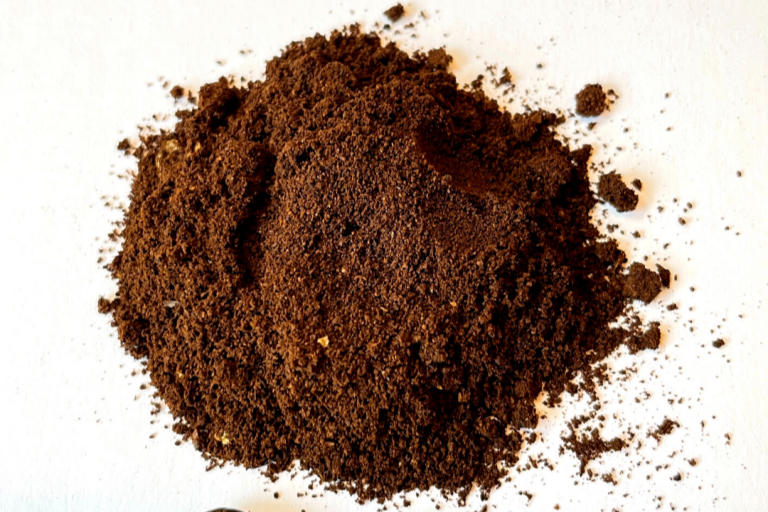
#> input picture CV2023_FinalProj/testData_1/1.png, 768 x 512 px, found by its file name; its folder holds only this picture in this run
$ python FinalProj.py   (older library calls are emulated)
#> lines starting #> are read from the running program, lines starting #| are printed output that depends on the picture
import cv2
import os
import numpy as np
import matplotlib.pyplot as plt
import pandas as pd

# Constants
IMAGE_DIR = "./CV2023_FinalProj/testData_1/"


def load_images(directory):
    # Load images from the directory
    images = []
    for file in os.listdir(directory):
        if file.endswith((".jpg", ".jpeg", ".png")):
            img_path = os.path.join(directory, file)
            img = cv2.imread(img_path)
            images.append(img)
    return images


# [17 lines left out: function unify_contrast_brightness, not called in this run]


def auto_correlation_matrix(image, window_size=3):

    image = image.astype(np.uint16)

    # Compute the derivatives of the image using Sobel kernels
    Ix = cv2.Sobel(image, cv2.CV_32F, 1, 0, ksize=3)
    Iy = cv2.Sobel(image, cv2.CV_32F, 0, 1, ksize=3)

    # Compute the elements of the structure tensor
    auto_rr_xx = cv2.GaussianBlur(Ix**2, (window_size, window_size), 0)
    auto_rr_yy = cv2.GaussianBlur(Iy**2, (window_size, window_size), 0)
    auto_rr_xy = cv2.GaussianBlur(Ix*Iy, (window_size, window_size), 0)
    auto_rr_xy = np.abs(auto_rr_xy - np.mean(auto_rr_xy))

    auto_rr_matrix = [auto_rr_xx, auto_rr_yy, auto_rr_xy]

    return auto_rr_matrix


def preprocess_image(image):
    # Convert the image to Lab color space
    lab_img = cv2.cvtColor(image, cv2.COLOR_BGR2Lab)

    # Split the Lab image into L, a, and b channels
    # L_channel
    L_channel = cv2.split(lab_img)

    blurnum = 12
    blurlist = [1, 3, 5, 9, 13, 19, 25, 31, 37, 43, 49, 55]

    _img = np.zeros((blurnum, image.shape[0], image.shape[1]))
    for i in range(blurnum):
        _img[i] = cv2.GaussianBlur(L_channel[0], (blurlist[i], blurlist[i]), 0)

    # Compute the auto-correlation matrix
    auto_corr_matrix = np.zeros((blurnum, 3, image.shape[0], image.shape[1]))
    for i in range(blurnum):
        auto_corr_matrix[i] = auto_correlation_matrix(_img[i])

    fig, axs = plt.subplots(3, 4, figsize=(26, 13))
    for i in range(blurnum):
        axs[i//4, i % 4].imshow(auto_corr_matrix[i, 2], cmap='gray')
        axs[i//4, i % 4].set_title('Gaussian Blur %d' % blurlist[i])

    plt.show()

    return _img, auto_corr_matrix


def DetectAndCompute(image, max_points):

    sift = cv2.SIFT_create()
    keypoints = sift.detect(image)
    keypoints = sorted(keypoints, key=lambda x: x.response, reverse=True)
    keypoints = keypoints[:max_points]

    keypoints, descriptors = sift.compute(image, keypoints)
    descriptors = descriptors[:max_points]

    return keypoints, descriptors


def extract_features(image):
    max_points = 1000
    keypoints, descriptors = DetectAndCompute(image, max_points)

    # Calculate the average area of keypoints
    areas = [kp.size for kp in keypoints]
    mean_area = np.mean(areas)

    # Calculate the average color values of keypoints
    colors = [image[int(kp.pt[1]), int(kp.pt[0])] for kp in keypoints]
    mean_color = np.mean(colors, axis=0)

    features = {
        'mean_area': mean_area,
        'mean_color': mean_color,
        'descriptors_size': descriptors.shape[0]
    }

    return features


# [28 lines left out: functions analyze_features, display_results, not called in this run]


def main():
    # Step 1: Image Acquisition
    images = load_images(IMAGE_DIR)
#> in load_images, img is the input picture: shape (512, 768, 3); mean B, G, R 134.2, 145.9, 166.3
#> images = 1 item

    fig = plt.figure(figsize=(21, 5))

    for i in range(len(images)):
        # Apply 3D FFT
        f = np.fft.fftn(images[i])
        # Shift zero frequency component to the center
        fshift = np.fft.fftshift(f)
        # Compute magnitude spectrum
        magnitude_spectrum = 20 * np.log(np.abs(fshift))
        # Normalize magnitude spectrum values to range [0, 1]
        magnitude_spectrum = magnitude_spectrum / 255.0

        # Display original and transformed images
        plt.subplot(2, 7, i+1), plt.imshow(images[i], cmap='gray')
        plt.title(f'Image {i+1}'), plt.xticks([]), plt.yticks([])
        plt.subplot(2, 7, i+8), plt.imshow(magnitude_spectrum, cmap='gray')
        plt.title(f'Spectrum {i+1}'), plt.xticks([]), plt.yticks([])
#> this loop made 1 pass
#> pass 1, in main, `magnitude_spectrum = 20 * np.log(np.abs(fshift))`:
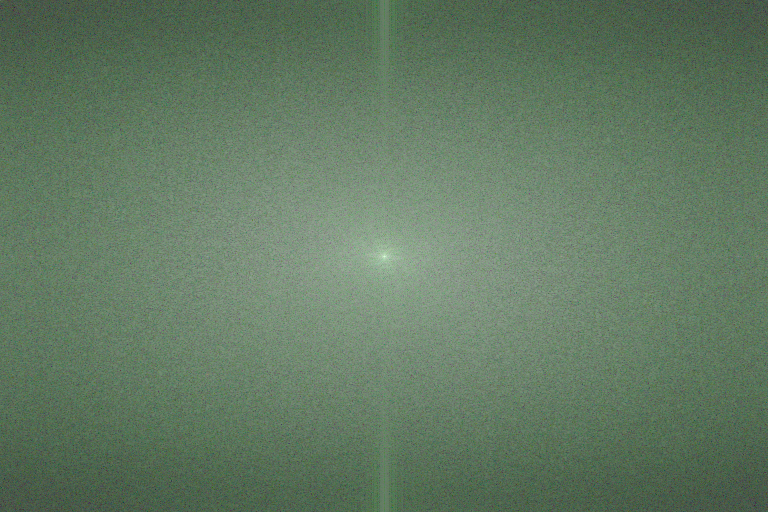
#> magnitude_spectrum: shape (512, 768, 3) float64; mean of channels 0, 1, 2 150.9, 185.4, 150.9; drawn with min black and max white
        # Display the images and their spectra
    plt.show()
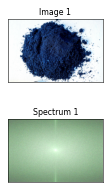
#> figure drawn by matplotlib, 2 panels; B, G, R data is drawn as R, G, B
    # Step 2: Image Preprocessing
    preprocessed_images = [preprocess_image(img)[0] for img in images]
#> in preprocess_image, `lab_img = cv2.cvtColor(image, cv2.COLOR_BGR2Lab)`: lab_img: shape (512, 768, 3); mean of channels 0, 1, 2 152.8, 135.6, 138.3
#> the loop in preprocess_image, `for i in range(blurnum):` made 12 passes
#> pass 1, in auto_correlation_matrix, `image = image.astype(np.uint16)`:
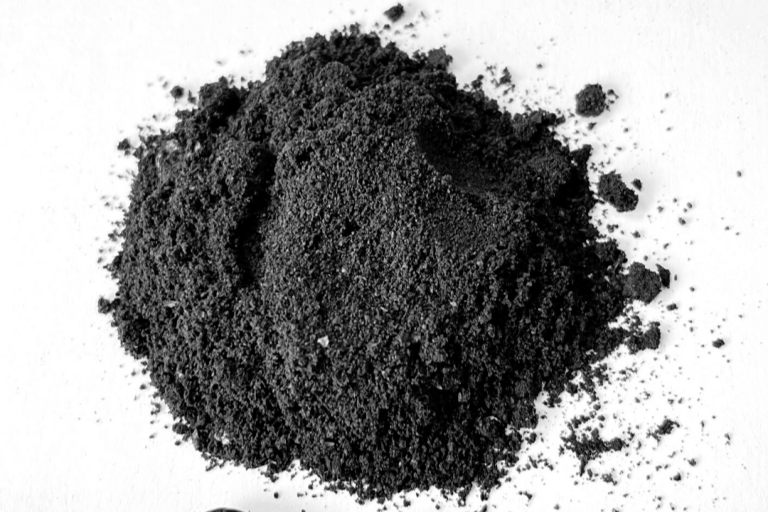
#> image: shape (512, 768) uint16; min 0, max 255, mean 152.8
#> pass 1, in auto_correlation_matrix, `Ix = cv2.Sobel(image, cv2.CV_32F, 1, 0, ksize=3)`:
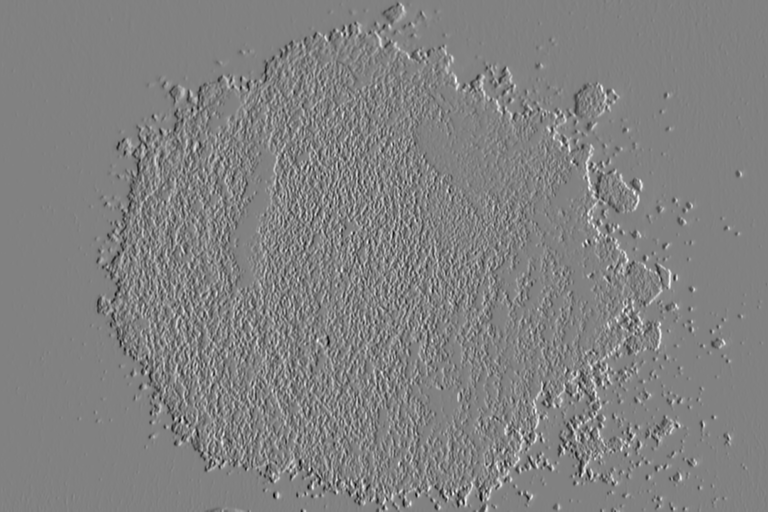
#> Ix: shape (512, 768) float32; min -810, max 784, mean 0; drawn with min black and max white
#> pass 1, in auto_correlation_matrix, `Iy = cv2.Sobel(image, cv2.CV_32F, 0, 1, ksize=3)`:
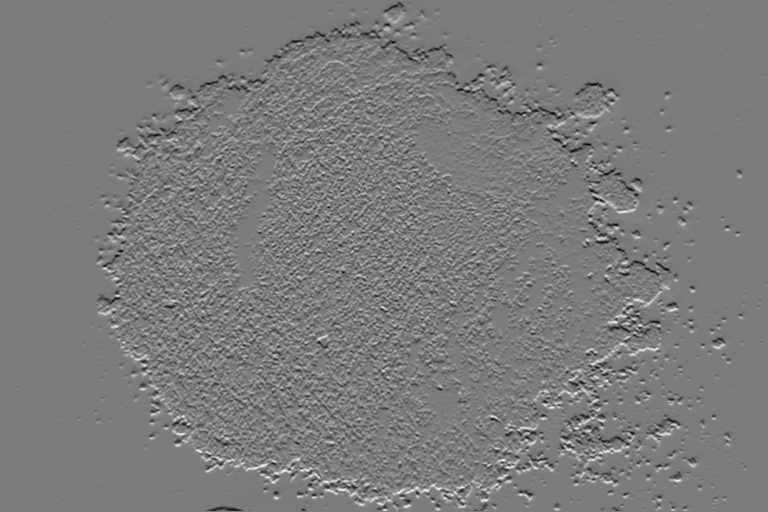
#> Iy: shape (512, 768) float32; min -732, max 771, mean -0.2; drawn with min black and max white
#> pass 1, in auto_correlation_matrix, `auto_rr_xx = cv2.GaussianBlur(Ix**2, (window_size, window_size), 0)`:
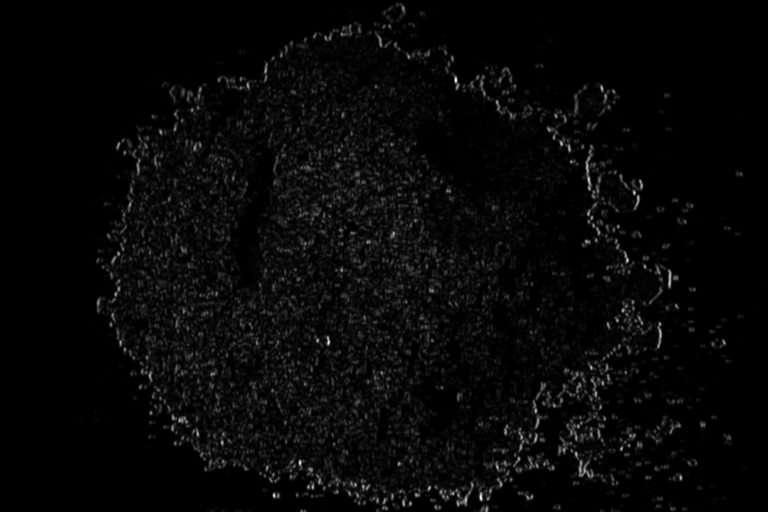
#> auto_rr_xx: shape (512, 768) float32; min 0, max 407965.8, mean 12495; drawn with min black and max white
#> in preprocess_image, `plt.show()`:
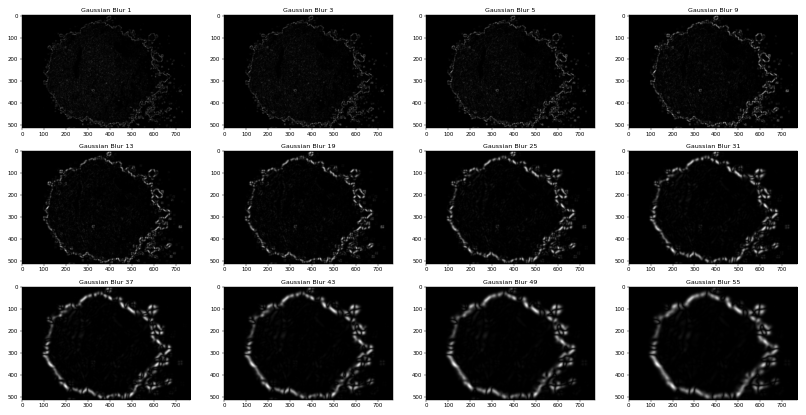
#> figure drawn by matplotlib, 12 panels
#> preprocessed_images = 1 item

    # Step 3: Feature Extraction
    feature_list = [extract_features(img) for img in preprocessed_images]

    # Step 4: Data Analysis
    analysis_results = [analyze_features(features)
                        for features in feature_list]

    # Step 5: Display the results
    for idx, results in enumerate(analysis_results):
        print(f"Results for Image {idx + 1}:")
        display_results(results)
        print()

    # Step 6: Testing and Validation
    # Compare the system's results to manual measurements
    pass


if __name__ == "__main__":
#> (the run stopped early here; a loop or call above may not have finished)

$ run again, on CV2023_FinalProj/testData_1/5.png
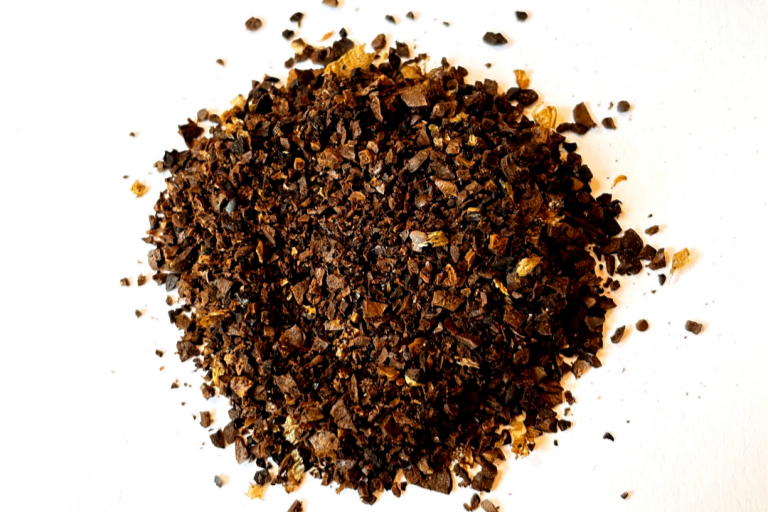
#> input picture CV2023_FinalProj/testData_1/5.png, 768 x 512 px, found by its file name
#> in load_images, img is the input picture: shape (512, 768, 3); mean B, G, R 152, 162.4, 177.1
#> images = 1 item
#> the loop in main, `for i in range(len(images)):` made 1 pass
#> lab_img: shape (512, 768, 3); mean of channels 0, 1, 2 167.2, 133.2, 136.2
#> the loop in preprocess_image, `for i in range(blurnum):` made 12 passes
#> pass 1, in auto_correlation_matrix, `Iy = cv2.Sobel(image, cv2.CV_32F, 0, 1, ksize=3)`:
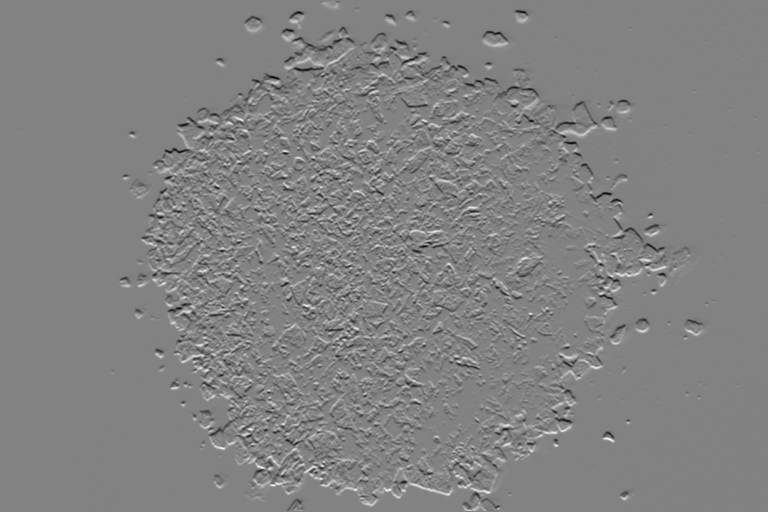
#> Iy: shape (512, 768) float32; min -935, max 894, mean -0.1; drawn with min black and max white
#> pass 1, in auto_correlation_matrix, `auto_rr_xx = cv2.GaussianBlur(Ix**2, (window_size, window_size), 0)`:
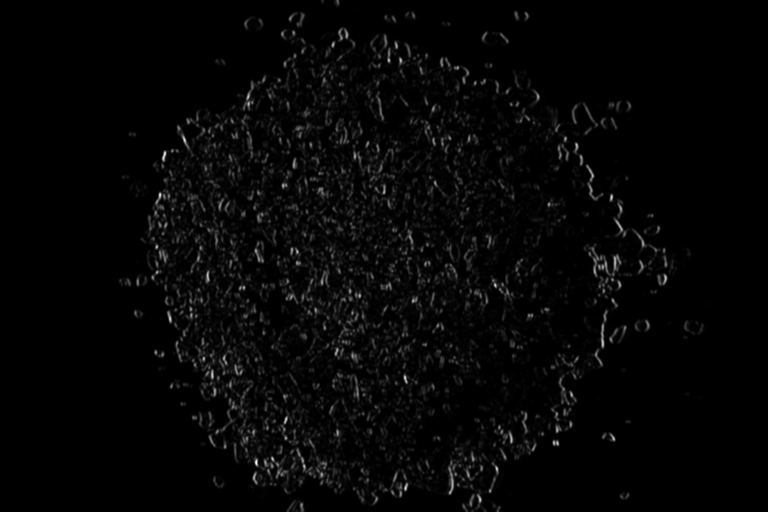
#> auto_rr_xx: shape (512, 768) float32; min 0, max 555919, mean 13314.3; drawn with min black and max white

$ run again, on CV2023_FinalProj/testData_1/6.png
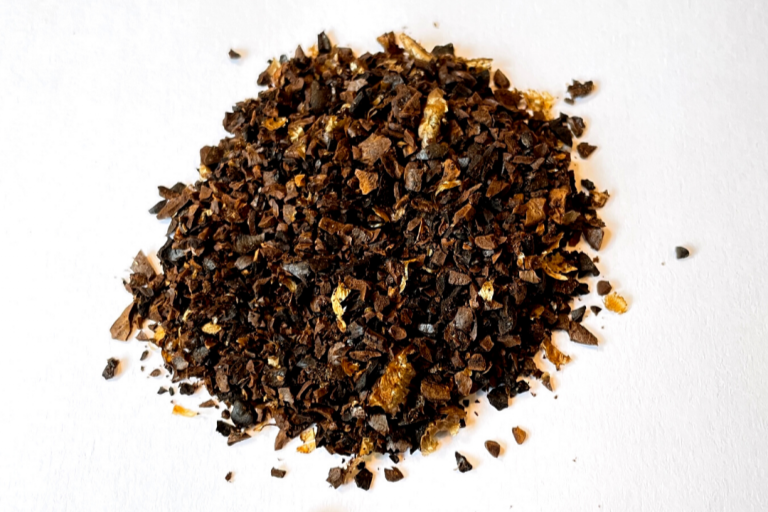
#> input picture CV2023_FinalProj/testData_1/6.png, 768 x 512 px, found by its file name
#> in load_images, img is the input picture: shape (512, 768, 3); mean B, G, R 162.5, 170, 181.1
#> images = 1 item
#> the loop in main, `for i in range(len(images)):` made 1 pass
#> lab_img: shape (512, 768, 3); mean of channels 0, 1, 2 174.1, 131.9, 134.1
#> the loop in preprocess_image, `for i in range(blurnum):` made 12 passes
#> pass 1, in auto_correlation_matrix, `Iy = cv2.Sobel(image, cv2.CV_32F, 0, 1, ksize=3)`:
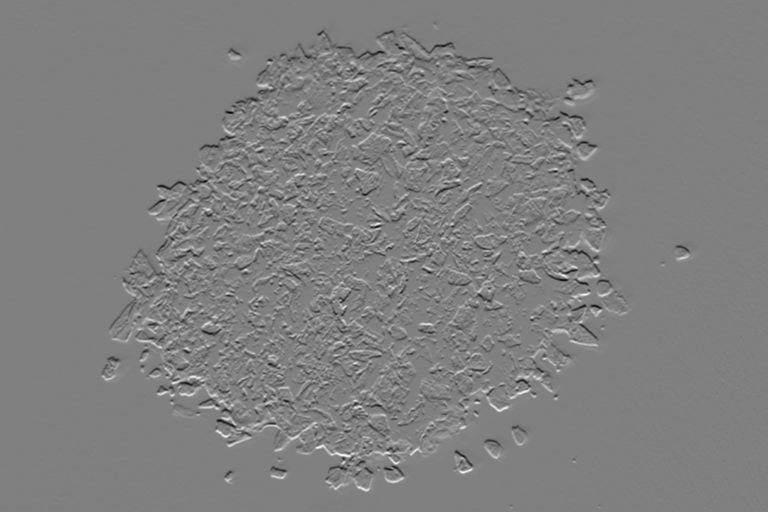
#> Iy: shape (512, 768) float32; min -874, max 865, mean 0; drawn with min black and max white
#> pass 1, in auto_correlation_matrix, `auto_rr_xx = cv2.GaussianBlur(Ix**2, (window_size, window_size), 0)`:
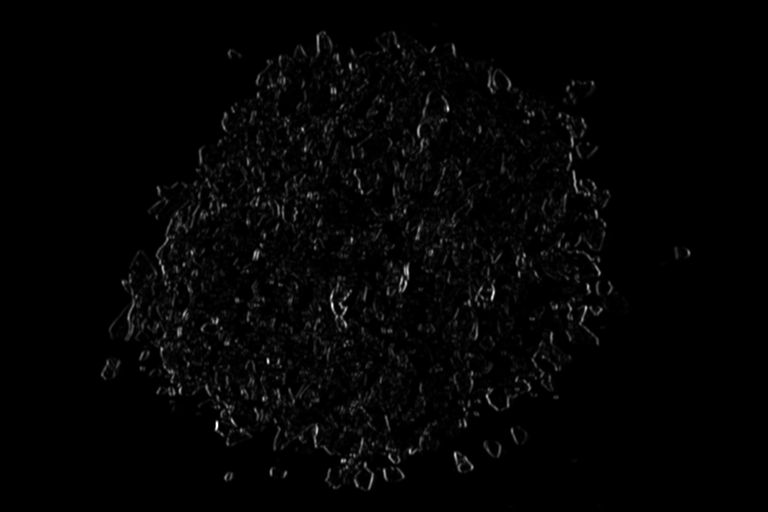
#> auto_rr_xx: shape (512, 768) float32; min 0, max 591893, mean 10213.6; drawn with min black and max white

$ run again, on CV2023_FinalProj/testData_1/7.png
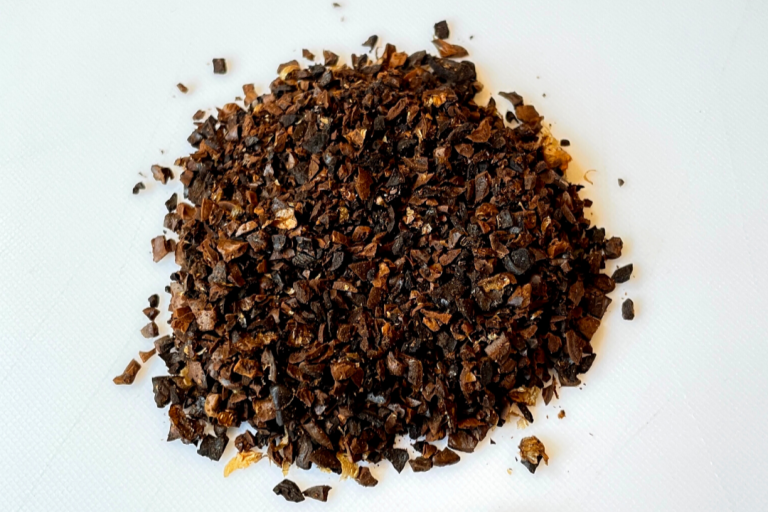
#> input picture CV2023_FinalProj/testData_1/7.png, 768 x 512 px, found by its file name
#> in load_images, img is the input picture: shape (512, 768, 3); mean B, G, R 152.5, 159.3, 166.3
#> images = 1 item
#> the loop in main, `for i in range(len(images)):` made 1 pass
#> lab_img: shape (512, 768, 3); mean of channels 0, 1, 2 163.4, 130.7, 133.2
#> the loop in preprocess_image, `for i in range(blurnum):` made 12 passes
#> pass 1, in auto_correlation_matrix, `auto_rr_xx = cv2.GaussianBlur(Ix**2, (window_size, window_size), 0)`:
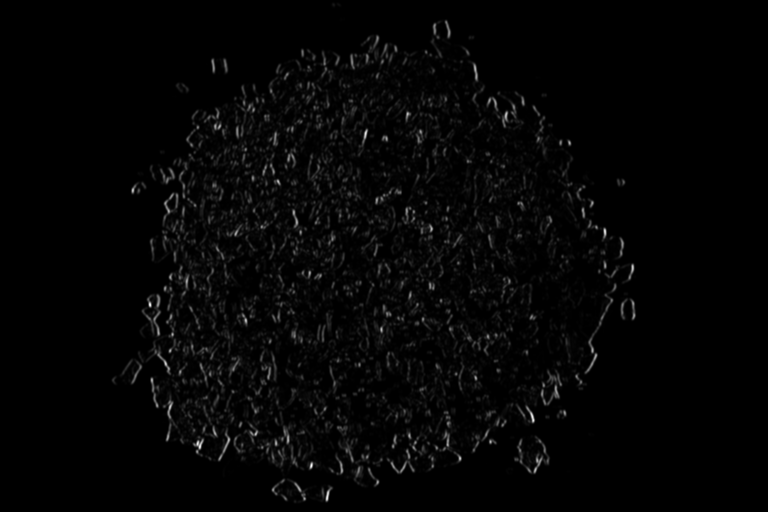
#> auto_rr_xx: shape (512, 768) float32; min 0, max 469013.2, mean 9446.8; drawn with min black and max white
